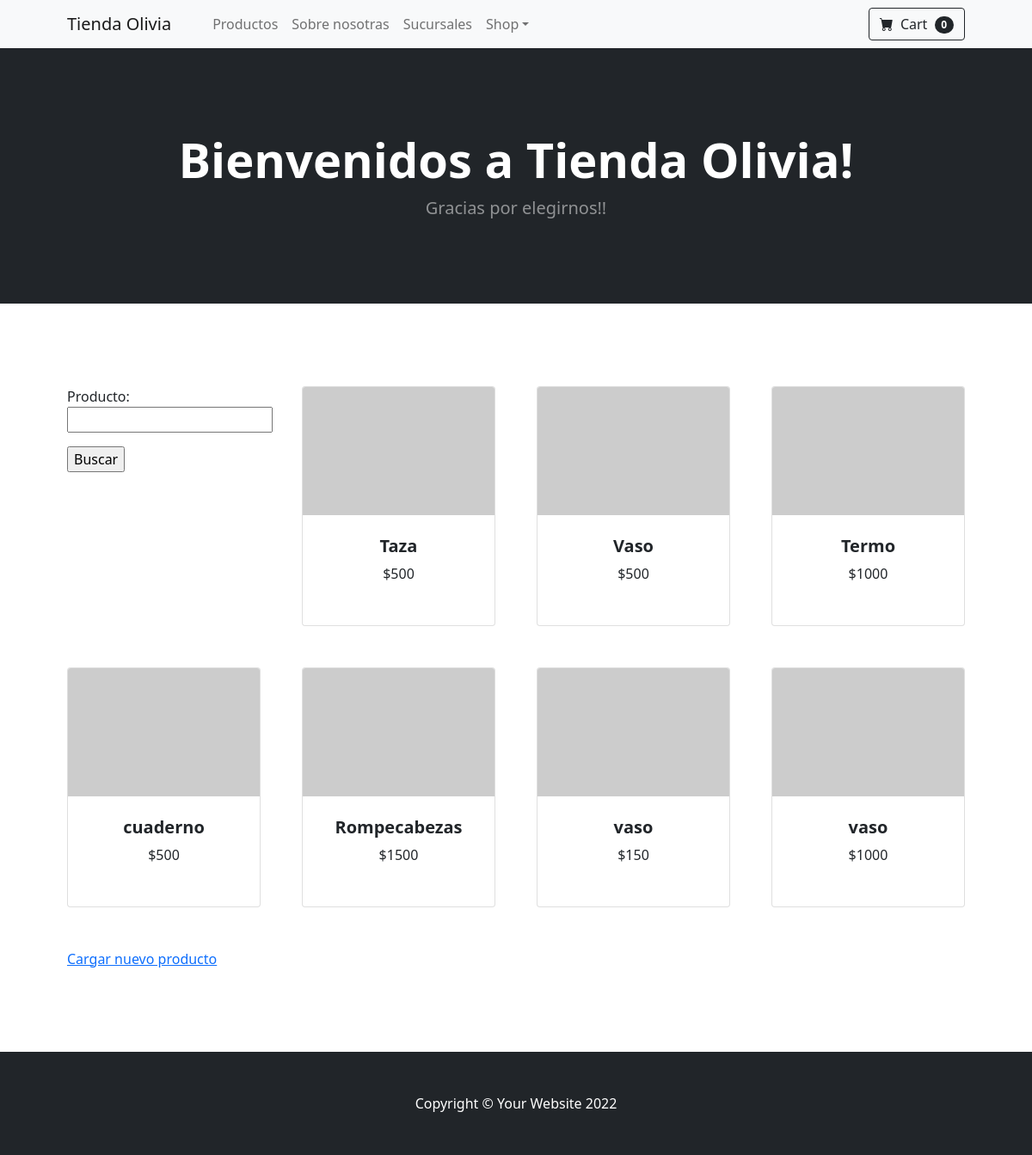
The page /WebPage/inicio/ on the database its author committed.
### WebPage/models.py (models this page shows, shortened)
class Productos (models.Model):
    nombre = models.CharField (max_length=150)
    modelo = models.CharField (max_length=150, blank=True , null=True)
    precio = models.IntegerField (default=0)

### WebPage/views.py (the view)
# urls.py: path('inicio/', index, name="inicio"),
def index(request):
    lista_productos = Productos.objects.all()
    if request.GET.get("producto"):
        formulario = FormularioBusqueda(request.GET)
        if formulario.is_valid():
            data = formulario.cleaned_data
            lista_productos = Productos.objects.filter(nombre__icontains = data["producto"])
        return render(request, "WebPage/index.html", {"productos" : lista_productos, "formulario" : formulario})
    else:
        formulario = FormularioBusqueda()
        return render(request, "WebPage/index.html", {"productos" : lista_productos, "formulario" : formulario})

### WebPage/forms.py
class FormularioBusqueda(Form):
    producto = CharField(max_length=150)

### WebPage/templates/WebPage/index.html (shortened to what this page needs)
{% extends 'WebPage/base.html' %}
{% block lista_productos %}
<div>
    <form method="get">
      {{ formulario.as_p }}
      <input type="submit" value="Buscar">
    </form>
</div>
{% for producto in productos %}
<div class="col mb-5">
    <div class="card h-100">
        <img class="card-img-top" src="https://dummyimage.com/450x300/dee2e6/6c757d.jpg" alt="..." />
        <div class="card-body p-4">
            <div class="text-center">
                <h5 class="fw-bolder">{{producto.nombre}}</h5>
                ${{producto.precio}}
            </div>
        </div>
        <div class="card-footer p-4 pt-0 border-top-0 bg-transparent">
        </div>
    </div>
</div>
{% endfor %}
</div>
<a href="{% url 'carga_productos' %}" role="button">Cargar nuevo producto</a>
{% endblock lista_productos %}

### rows shown on the page
Productos: nombre "Taza", precio "500"
Productos: nombre "Vaso", precio "500"
Productos: nombre "Termo", precio "1000"
Productos: nombre "cuaderno", precio "500"
Productos: nombre "Rompecabezas", precio "1500"
Productos: nombre "vaso", precio "150"
Productos: nombre "vaso", precio "1000"
